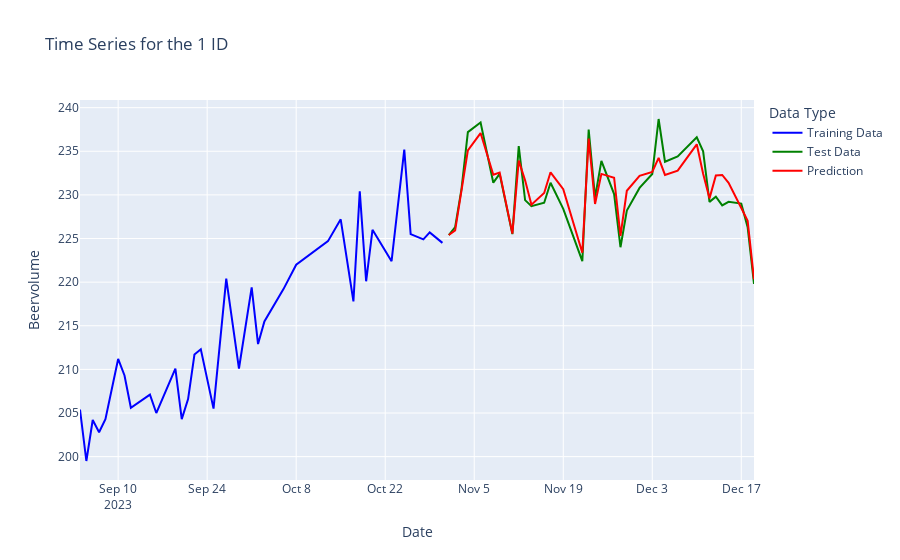

This figure's notebook cell:
### Code cell
# Make predictions for a specific ID (ID=1) using the 'predict_id' function
prediction_for_id = predict_id(
    1, 
    X_test, 
    model,
)

# Generate a Plotly figure for visualizing the predictions
fig = plot_prediction_test(
    1, 
    X_train, 
    X_test, 
    y_train, 
    y_test, 
    train_date, 
    test_date, 
    prediction_for_id,
)

# Display the generated Plotly figure
fig.show()
